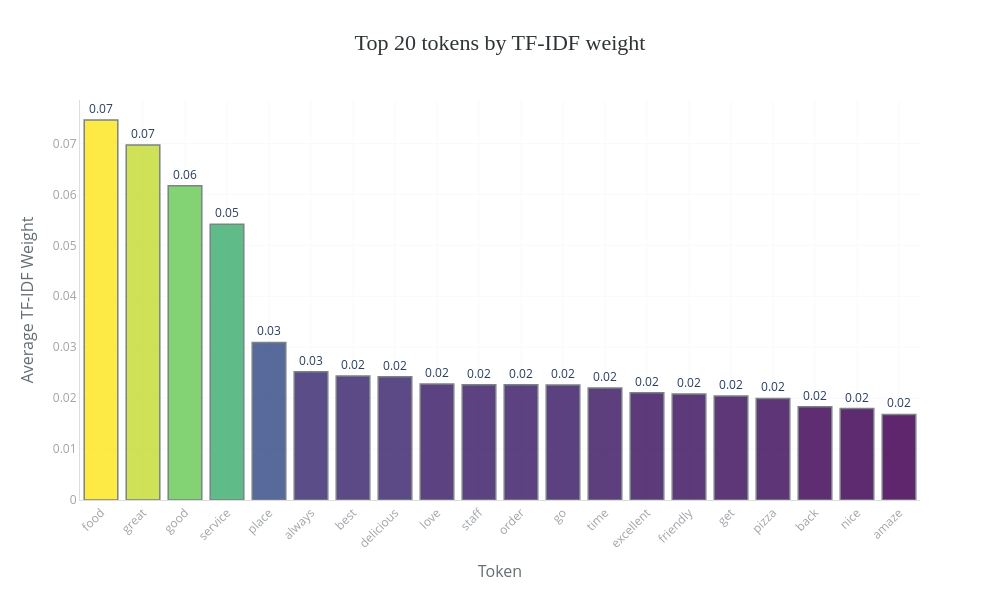

The notebook cell saved with this chart:
### Code cell
tfidf_means = tfidf_df.mean(axis=0).sort_values(ascending=False).head(20)
tfidf_top_df = pd.DataFrame({
    'token': tfidf_means.index,
    'tfidf_weight': tfidf_means.values
})
bar_chart(
    data=tfidf_top_df,
    x='token',
    y='tfidf_weight',
    title='Top 20 tokens by TF-IDF weight',
    labels={'token': 'Token', 'tfidf_weight': 'Average TF-IDF Weight'},
    top_n=20
)

### Figure 1 — Plotly figure (JSON) as saved in the notebook; plotly's stock layout.template omitted (floating-point values rounded to 4 significant figures)
{"data": [{"hovertemplate": "Token=%{x}<br>Average TF-IDF Weight=%{marker.color}<br>text=%{text}<extra></extra>", "legendgroup": "", "marker": {"color": [0.0746, 0.06971, 0.06168, 0.05412, 0.03094, 0.02519, 0.02436, 0.02421, 0.02278, 0.02264, 0.02262, 0.02258, 0.02198, 0.02104, 0.02082, 0.02041, 0.01993, 0.01831, 0.01794, 0.0168], "coloraxis": "coloraxis", "line": {"color": "#636E72", "width": 1.5}, "opacity": 0.85, "pattern": {"shape": ""}}, "name": "", "orientation": "v", "showlegend": false, "text": ["0.07", "0.07", "0.06", "0.05", "0.03", "0.03", "0.02", "0.02", "0.02", "0.02", "0.02", "0.02", "0.02", "0.02", "0.02", "0.02", "0.02", "0.02", "0.02", "0.02"], "textposition": "outside", "texttemplate": "%{text}", "type": "bar", "x": ["food", "great", "good", "service", "place", "always", "best", "delicious", "love", "staff", "order", "go", "time", "excellent", "friendly", "get", "pizza", "back", "nice", "amaze"], "xaxis": "x", "y": [0.0746, 0.06971, 0.06168, 0.05412, 0.03094, 0.02519, 0.02436, 0.02421, 0.02278, 0.02264, 0.02262, 0.02258, 0.02198, 0.02104, 0.02082, 0.02041, 0.01993, 0.01831, 0.01794, 0.0168], "yaxis": "y"}], "layout": {"barmode": "relative", "coloraxis": {"colorbar": {"title": {"text": "Average TF-IDF Weight"}}, "colorscale": [[0, "#440154"], [0.25, "#3b528b"], [0.5, "#21908d"], [0.75, "#5dc962"], [1, "#fde725"]], "showscale": false}, "height": 600, "legend": {"tracegroupgap": 0}, "margin": {"b": 100, "l": 80, "r": 80, "t": 100}, "paper_bgcolor": "white", "plot_bgcolor": "white", "showlegend": false, "title": {"font": {"color": "#2D3436", "family": "Arial Black", "size": 22}, "text": "Top 20 tokens by TF-IDF weight", "x": 0.5, "xanchor": "center"}, "width": 1000, "xaxis": {"anchor": "y", "domain": [0, 1], "gridcolor": "#F8F9FA", "linecolor": "#DDD", "showgrid": true, "tickangle": -45, "tickfont": {"color": "#A0A4A8", "size": 12}, "title": {"font": {"color": "#636E72", "size": 16}, "text": "Token"}}, "yaxis": {"anchor": "x", "domain": [0, 1], "gridcolor": "#F8F9FA", "linecolor": "#DDD", "showgrid": true, "tickfont": {"color": "#A0A4A8", "size": 12}, "title": {"font": {"color": "#636E72", "size": 16}, "text": "Average TF-IDF Weight"}}}}
